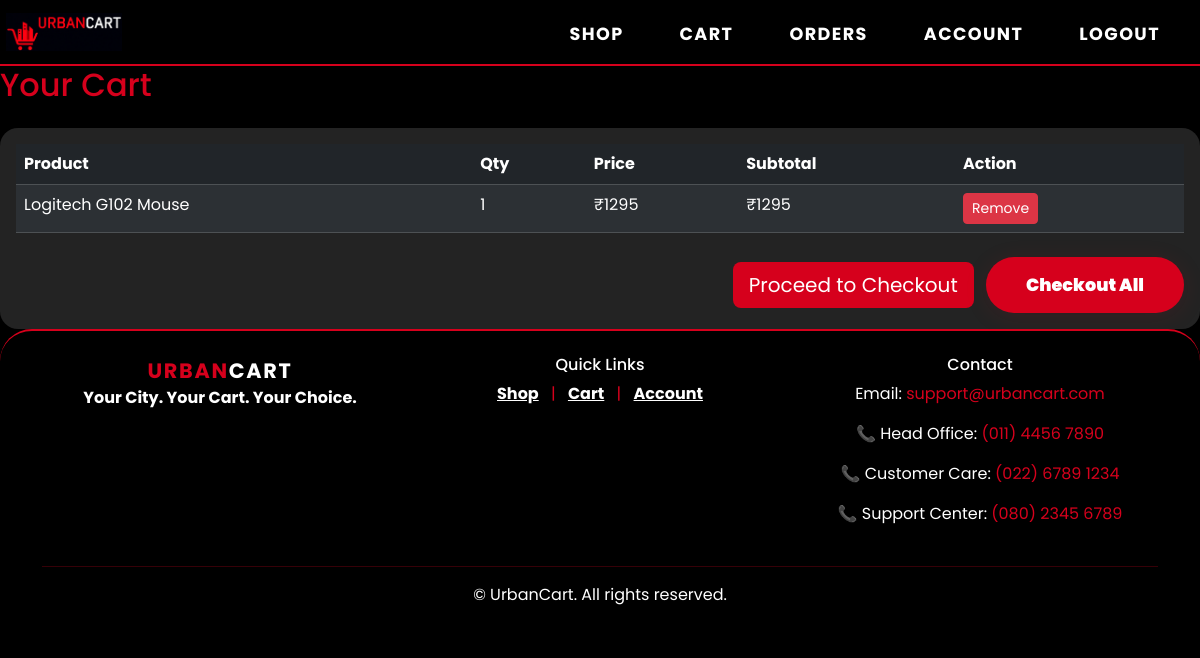
Screenshot of /displaycart/ (signed in) with the database file from the repository.
### app/models.py (models this page shows)
class Cart(models.Model):
    user = models.ForeignKey(Register,on_delete=models.CASCADE,related_name="user_cart")
    product = models.ForeignKey(Product,on_delete=models.CASCADE,related_name="cart_products")
    added_at = models.DateTimeField(auto_now_add=True)
    quantity=models.IntegerField(default=1)

class Product(models.Model):
    seller = models.ForeignKey(Register, on_delete=models.CASCADE, null=True, blank=True)
    name=models.CharField(max_length=20,null=True)
    price=models.IntegerField(null=True)
    description=models.CharField(max_length=100,null=True)
    warranty=models.IntegerField(null=True)
    image = models.ImageField(upload_to="uploads/",null=True)

### app/views.py (the view)
# urls.py: path('displaycart/', views.func14, name='displaycart'),
@login_required
def func14(request):
    user = request.user
    carts = Cart.objects.filter(user=user).order_by('-added_at')
    total = 0
    for item in carts:
        item.subtotal = item.quantity * item.product.price
        total += item.subtotal
    date_paid = timezone.now()  # or use the actual payment date if available
    return render(request, 'displaycart.html', {
        'cartitems': carts,
        'total': total,
        'date_paid': date_paid,
    })

### app/templates/displaycart.html (shortened to what this page needs)
{% extends 'base.html' %}
{% block content %}
<h2 class="mb-4" style="color:#d6001c;">Your Cart</h2>
<div class="card" style="background:#232323; color:#fff; border:none; border-radius:18px;">
  <div class="card-body">
    <table class="table table-dark table-striped mb-0" style="background:#232323; border-radius:12px;">
      <thead>
        <tr>
          <th>Product</th>
          <th>Qty</th>
          <th>Price</th>
          <th>Subtotal</th>
          <th>Action</th>
        </tr>
      </thead>
      <tbody>
        {% for item in cartitems %}
        <tr>
          <td>{{ item.product.name }}</td>
          <td>{{ item.quantity }}</td>
          <td>₹{{ item.product.price }}</td>
          <td>₹{{ item.subtotal }}</td>
          <td>
            <form method="post" action="{% url 'remove_from_cart' item.id %}" style="display:inline;">
              <button type="submit" class="btn btn-sm btn-danger">Remove</button>
            </form>
          </td>
        </tr>
        {% empty %}
        <tr>
          <td colspan="4" class="text-center">Your cart is empty.</td>
        </tr>
        {% endfor %}
      </tbody>
    </table>
    <div class="text-end mt-4">
      <a href="{% url 'paynow' %}" class="btn btn-danger btn-lg" style="background:#d6001c; border:none;">Proceed to Checkout</a>
      {% if cartitems %}
      <form method="post" action="{% url 'checkout_all' %}" style="display:inline;">
        <button type="submit" class="btn btn-cta btn-lg ms-2">Checkout All</button>
      </form>
      {% endif %}
    </div>
  </div>
</div>
{% endblock %}

### app/templates/base.html (style rules this page uses)
:root { --toyota-red: #d6001c; --toyota-dark: #181818; --toyota-light: #fff; }
body { font-family: 'Poppins', Arial, sans-serif; background: #000; color: #fff; min-height: 100vh; }
.btn-cta { background: var(--toyota-red); color: #fff; border: none; border-radius: 32px; font-weight: 900; font-size: 1.1rem; padding: 0.9rem 2.5rem; box-shadow: 0 4px 24px rgba(214,0,28,0.10); transition: background .2s, color .2s, transform .2s, box-shadow .2s; }

### rows the page displays
Cart: product.name "Logitech G102 Mouse", quantity "1", product.price "1295", subtotal "1295"
